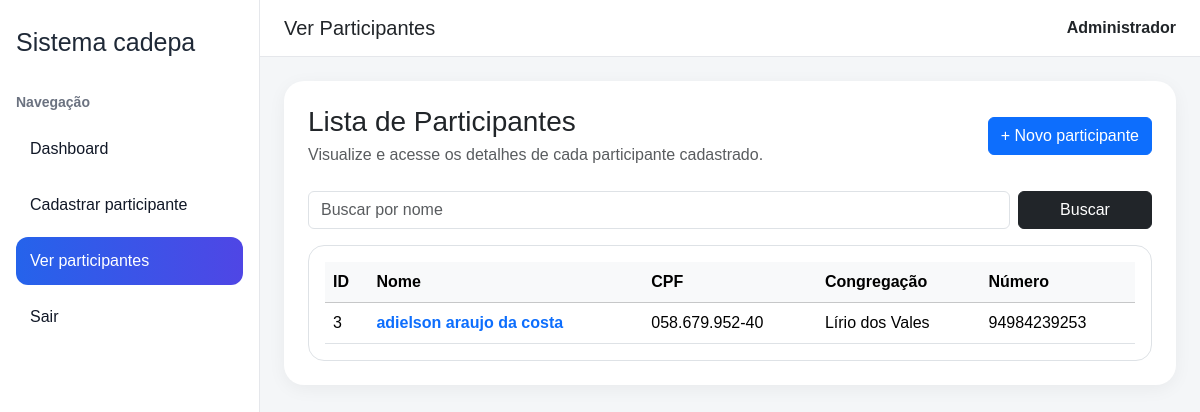
The page /participantes (signed in) on the database as committed earlier.
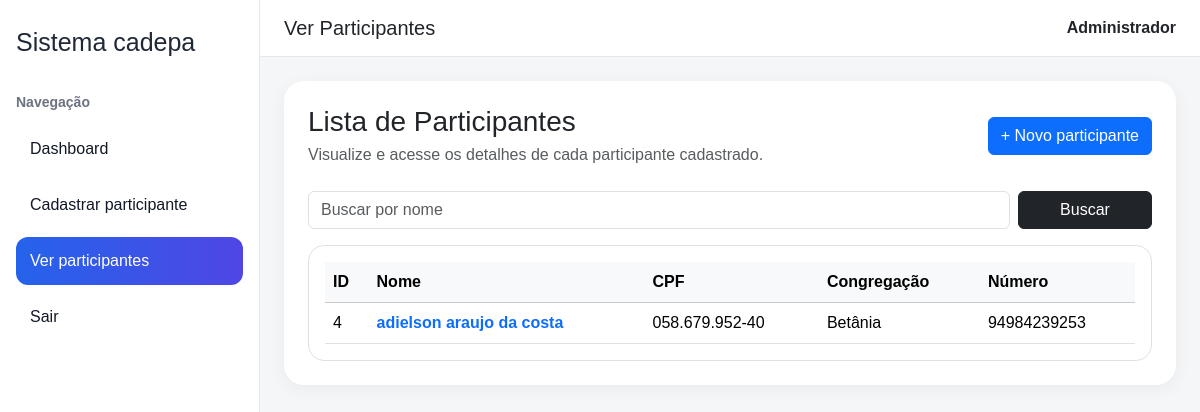
The same page on the database as committed later.
### tables this page shows
CREATE TABLE participantes (
    id INTEGER PRIMARY KEY AUTOINCREMENT,
    nome_completo TEXT NOT NULL,
    data_nascimento TEXT,
    cpf TEXT UNIQUE NOT NULL,
    email TEXT,
    numero TEXT,
    nome_mae TEXT,
    congregacao TEXT NOT NULL,
    sexo TEXT,
    cargo_funcao TEXT,
    observacoes TEXT,
    valor_alvo REAL,
    status TEXT DEFAULT 'Em arrecadação',
    created_at DATETIME DEFAULT CURRENT_TIMESTAMP
);

### app.py (the view)
@app.route("/participantes")
def participantes():
    if "user_id" not in session:
        return redirect("/login")
    busca = request.args.get("busca", "").strip()
    conn = get_db()
    if busca:
        participantes = conn.execute("""
            SELECT * FROM participantes
            WHERE nome_completo LIKE ?
            ORDER BY id DESC
        """, (f"%{busca}%",)).fetchall()
    else:
        participantes = conn.execute("""
            SELECT * FROM participantes
            ORDER BY id DESC
        """).fetchall()
    conn.close()
    return render_template("participantes.html", participantes=participantes, busca=busca)

### app.py (called while the page is built)
def get_db():
    conn = sqlite3.connect("database/banco.db")
    conn.row_factory = sqlite3.Row
    return conn

### templates/participantes.html (shortened to what this page needs)
{% extends "base.html" %}
{% block page_title %}Ver Participantes{% endblock %}
{% block page_content %}
<div class="d-flex justify-content-between align-items-center mb-4">
    <div>
        <h3 class="mb-1">Lista de Participantes</h3>
        <p class="text-muted mb-0">Visualize e acesse os detalhes de cada participante cadastrado.</p>
    </div>
    <a href="/participantes/cadastrar" class="btn btn-primary">+ Novo participante</a>
</div>
<form method="GET" action="/participantes" class="row g-2 mb-3">
    <div class="col-md-10">
        <input type="text" name="busca" class="form-control" placeholder="Buscar por nome" value="{{ busca or '' }}">
    </div>
    <div class="col-md-2">
        <button type="submit" class="btn btn-dark w-100">Buscar</button>
    </div>
</form>
<div class="border rounded-4 p-3 bg-white">
    <div class="table-responsive">
        <table class="table table-hover align-middle mb-0">
            <thead class="table-light">
                <tr>
                    <th>ID</th>
                    <th>Nome</th>
                    <th>CPF</th>
                    <th>Congregação</th>
                    <th>Número</th>
                </tr>
            </thead>
            <tbody>
                {% for p in participantes %}
                <tr>
                    <td>{{ p.id }}</td>
                    <td>
                        <a href="/participantes/{{ p.id }}" class="text-decoration-none fw-semibold">
                            {{ p.nome_completo }}
                        </a>
                    </td>
                    <td>{{ p.cpf }}</td>
                    <td>{{ p.congregacao}}</td>
                    <td>{{ p.numero }}</td>
                </tr>
                {% endfor %}
            </tbody>
        </table>
    </div>
    {% endblock %}

### templates/base.html (shortened to what this page needs)
<!DOCTYPE html>
<html lang="pt-BR">
<head>
    <link href="https://cdn.jsdelivr.net/npm/bootstrap@5.3.3/dist/css/bootstrap.min.css" rel="stylesheet">
</head>
<body>
    <div class="layout">
        <aside class="sidebar">
            <div class="logo">Sistema cadepa</div>
            <div class="menu-title">Navegação</div>
            <nav class="menu">
                <a href="/dashboard" class="{% if request.path == '/dashboard' %}active{% endif %}">Dashboard</a>
                <a href="/participantes/cadastrar" class="{% if request.path == '/participantes/cadastrar' %}active{% endif %}">Cadastrar participante</a>
                <a href="/participantes" class="{% if request.path == '/participantes' %}active{% endif %}">Ver participantes</a>
                <a href="/logout">Sair</a>
            </nav>
        </aside>
        <main class="main">
            <div class="topbar">
                <h1>{% block page_title %}Sistema{% endblock %}</h1>
                <div>
                    {% if session.get("nome") %}
                        <strong>{{ session.get("nome") }}</strong>
                    {% endif %}
                </div>
            </div>
            <div class="content">
                <div class="content-card">
                    {% block page_content %}{% endblock %}
                </div>
            </div>
        </main>
    </div>
</body>
</html>

### templates/base.html (style rules this page uses)
body { background: #f4f6f8; margin: 0; font-family: Arial, sans-serif; }
.layout { display: flex; min-height: 100vh; }
.sidebar { width: 260px; background: #ffffff; border-right: 1px solid #e5e7eb; padding: 24px 16px; }
.logo { font-size: 25px; font-weight: arial black; margin-bottom: 30px; color: #1f2937; }
.menu-title { font-size: 14px; font-weight: bold; color: #6b7280; margin-bottom: 12px; }
.menu a { display: block; text-decoration: none; color: #111827; padding: 12px 14px; border-radius: 12px; margin-bottom: 8px; transition: 0.2s; font-weight: 500; }
.menu a:hover, .menu a.active { background: linear-gradient(90deg, #2563eb, #4f46e5); color: white; }
.main { flex: 1; display: flex; flex-direction: column; }
.topbar { background: #ffffff; border-bottom: 1px solid #e5e7eb; padding: 16px 24px; display: flex; justify-content: space-between; align-items: center; }
.topbar h1 { font-size: 20px; margin: 0; }
.content { padding: 24px; }
.content-card { background: #ffffff; border-radius: 20px; padding: 24px; box-shadow: 0 4px 18px rgba(0,0,0,0.05); }

Rows that differ between the two databases and show on the page:
removed participantes: id "3", nome_completo "adielson araujo da costa", cpf "058.679.952-40", congregacao "Lírio dos Vales", numero "94984239253"
added participantes: id "4", nome_completo "adielson araujo da costa", cpf "058.679.952-40", congregacao "Betânia", numero "94984239253"
